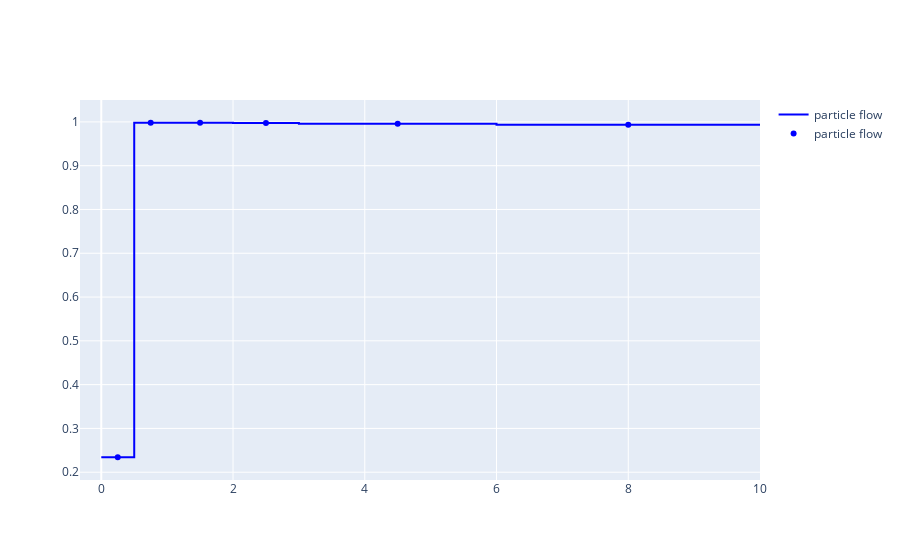

This figure's notebook cell:
### Code cell
def make_step_plot(edges, y_pf, y_nn)
    centers = (edges[1:] + edges[:-1]) / 2
    fig = go.Figure()
    fig.add_trace(go.Scatter(x=edges, y=y_pf, mode='lines', line_shape='hv', name='particle flow', legendgroup="particle flow", line_color='blue'))
    fig.add_trace(go.Scatter(x=centers, y=y_pf[:-1], mode='markers', name='particle flow', legendgroup="particle flow", line_color='blue'))
    fig.add_trace(go.Scatter(x=edges, y=y_nn, mode='lines', line_shape='hv', name='particle flow', legendgroup="particle flow", line_color='red'))
    fig.add_trace(go.Scatter(x=centers, y=y_nn[:-1], mode='markers', name='particle flow', legendgroup="particle flow", line_color='red'))

### Figure 1 — Plotly figure (JSON) as saved in the notebook; plotly's stock layout.template omitted (floating-point values rounded to 4 significant figures)
{"data": [{"legendgroup": "particle flow", "line": {"color": "blue", "shape": "hv"}, "mode": "lines", "name": "particle flow", "type": "scatter", "x": [0, 0.5, 1, 2, 3, 6, 10], "y": [0.2342, 0.9981, 0.998, 0.9973, 0.9957, 0.9936, 0.9947]}, {"legendgroup": "particle flow", "line": {"color": "blue"}, "mode": "markers", "name": "particle flow", "type": "scatter", "x": [0.25, 0.75, 1.5, 2.5, 4.5, 8], "y": [0.2342, 0.9981, 0.998, 0.9973, 0.9957, 0.9936]}], "layout": {}}
